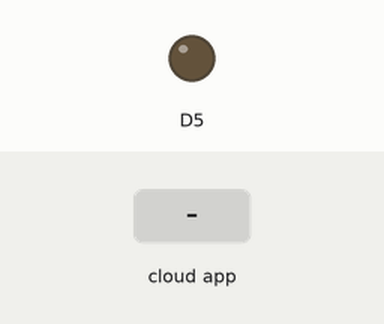
Recording of a sketch running on a simulated ESP8266 (NodeMCU). Parts: output pins drawn as LEDs (lit = HIGH). Inputs (shaded band) come from the test bench.

Above: at 1.2 s.
1.3 s: the phone or cloud app sets LED to 1
At 1.9 s:
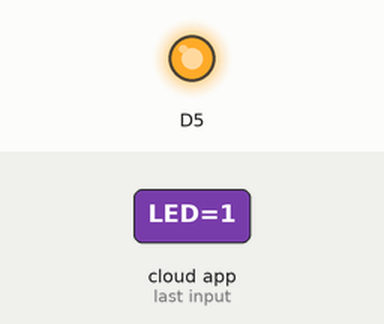
2.8 s: the phone or cloud app sets LED to 0
At 3.1 s:
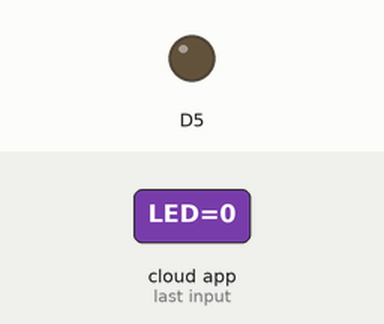
Timing chart, 0 to 5.8 s (numbered marks = the images above; inputs shaded):
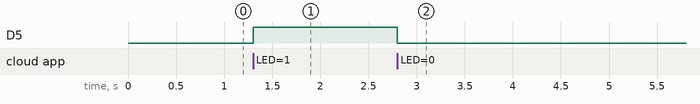

Measured:
- after the input at 1.3 s, D5: LOW → HIGH at once
- after the input at 2.8 s, D5: HIGH → LOW at once

The sketch:

Program_Kontrol_IoT_Dasar_dg_thinger.io.ino
```cpp
/***************************************
 * Project Kontrol IoT Dasar dh thinger.io
 * Board  : NodeMCU ESP8266 V3
 * Input  : thinger.io
 * Output : LED
 * 99 Proyek IoT
 * www.ardutech.com
 ****************************************/

#include <ThingerESP8266.h>
//---GANTI SESUAI DENGAN USER NAME Thinger.io  ANDA
#define USERNAME "Ardutech"
//---GANTI SESUAI DENGAN DEVICE ID Thinger.io  ANDA
#define DEVICE_ID "Kontrol_LED"
//---GANTI SESUAI DENGAN TOKEN Thinger.io  ANDA
#define DEVICE_CREDENTIAL "cRFVY6&&+yv9"
//---GANTI SESUAI DENGAN JARINGAN WIFI
//---HOTSPOT ANDA
#define SSID "ArdutechWiFi"   // Nama Hotspot/WiFi
#define SSID_PASSWORD "12345678"   //  Password
ThingerESP8266 thing(USERNAME, DEVICE_ID, DEVICE_CREDENTIAL);
//================================================
void setup() {
  pinMode(D5, OUTPUT);
  Serial.begin(9600);
  thing.add_wifi(SSID, SSID_PASSWORD);
  thing["LED"] << digitalPin(D5);
}
//=================================================
void loop() {
  thing.handle();
}
```
